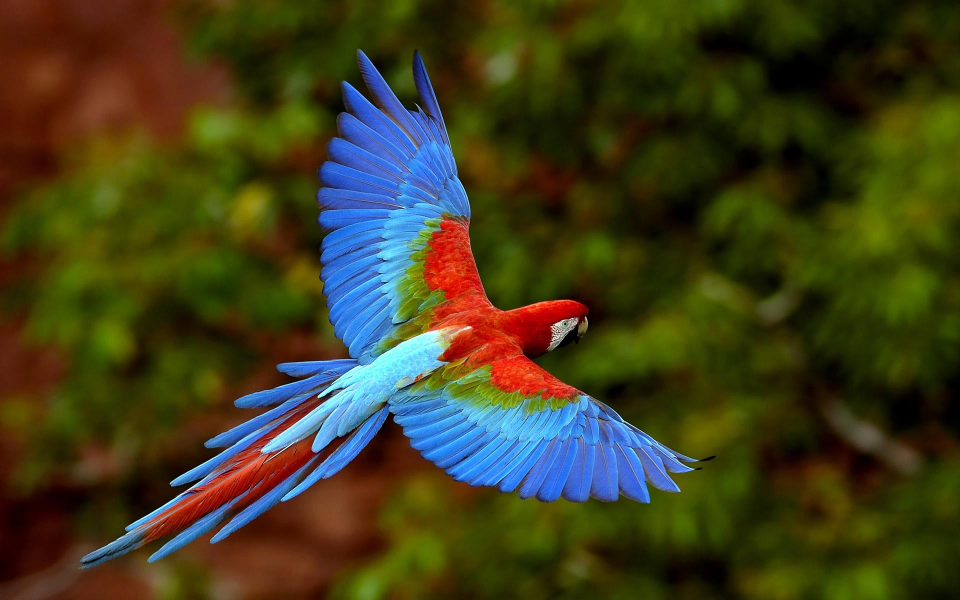
#> input picture Desktop/Beyaz/pycharm projects/Pillow Modülü/kuş.jpg, 1920 x 1200 px (shown at 1/2 size)
$ python 'PİLLOW MODÜLÜ.py'
#> lines starting #> are read from the running program, lines starting #| are printed output that depends on the picture
from PIL import Image
from PIL import ImageFilter
image = Image.open("kuş.jpg")
#> image is the input picture: PIL image 1920x1200 RGB; mean R, G, B 64, 61.5, 28.9

#image.show()  #Resmi açtı.

#image.save("kuş2.jpg")  #Aynı resmi farklı isimle kaydetti.

#image.rotate(180).save("kuş3.jpg") #Resim 180 derece döndürüldü. ve kuş3.jpg olarak kaydetti

#image.convert(mode = "L").save("kuş5.jpg")  #Resmi siyah beyaz yaptı

değiştir = (960,600)

#image.thumbnail(değiştir)#Resmin boyutlarını değiştirir.

#image.save("kuş6.jpg")
image.filter(ImageFilter.GaussianBlur(10)).save("kuş7.jpg") #Resmi blurlaştırdı.
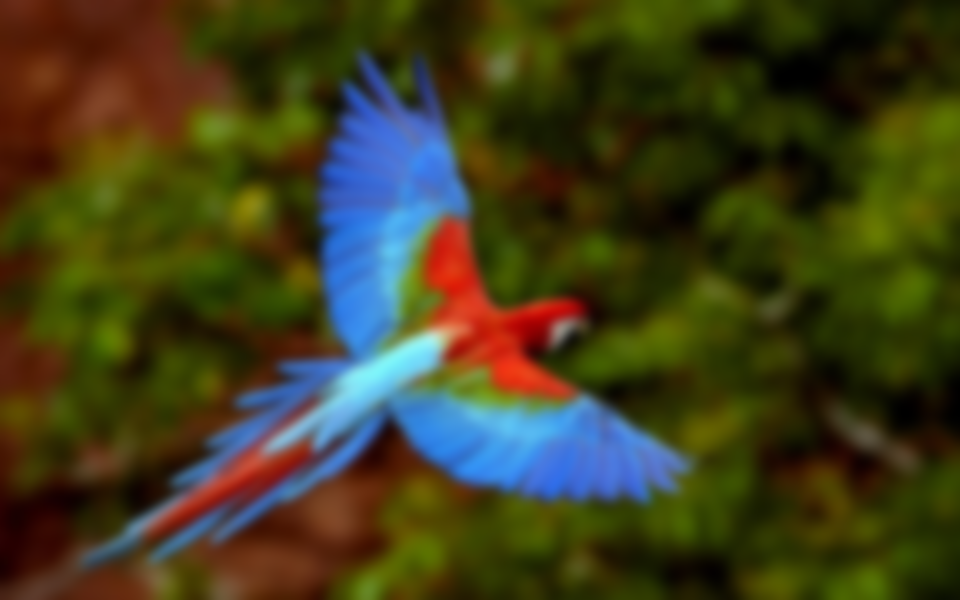
#> saved as kuş7.jpg: PIL image 1920x1200 RGB (shown at 1/2 size); mean R, G, B 64, 61.5, 28.9

kırpılacak_alan = (340,0,950,600)
image2 = Image.open("atatürk.jpg")
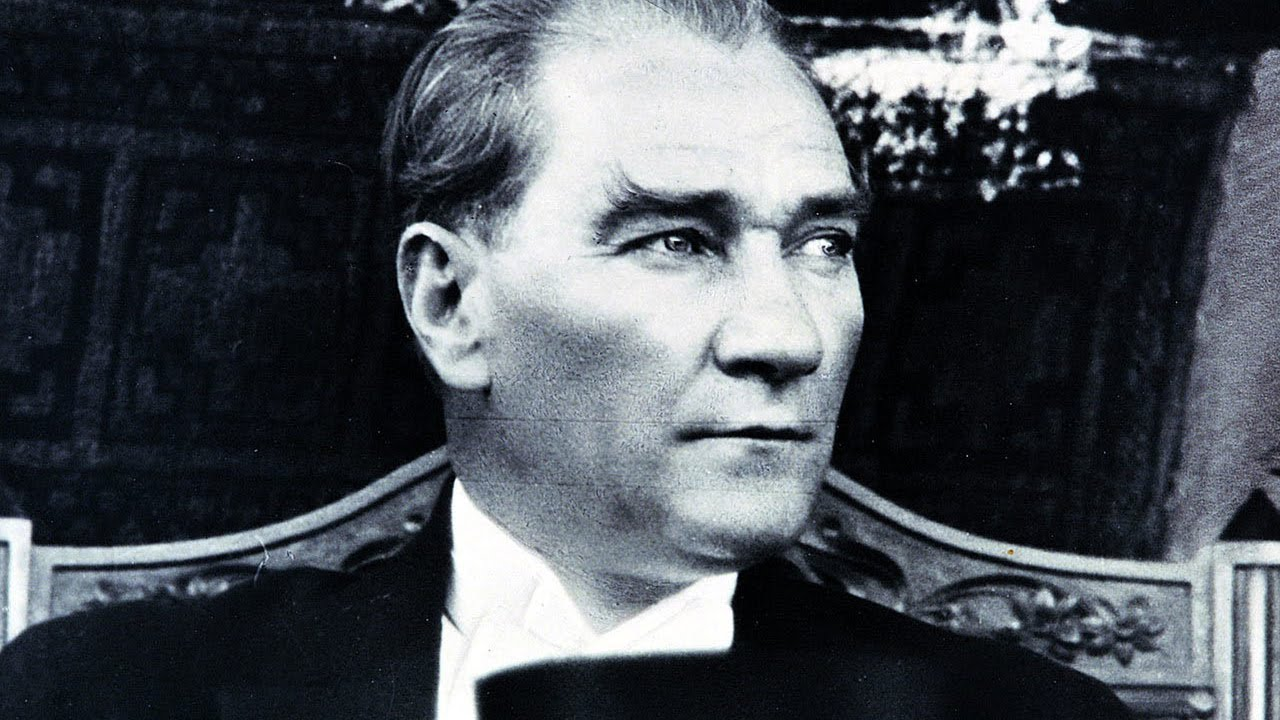
#> input picture Desktop/Beyaz/pycharm projects/Pillow Modülü/atatürk.jpg, 1280 x 720 px
#> image2 is the input picture: PIL image 1280x720 RGB; mean R, G, B 73.9, 78.9, 85.5
image2.crop(kırpılacak_alan).save("kuş9.jpg")
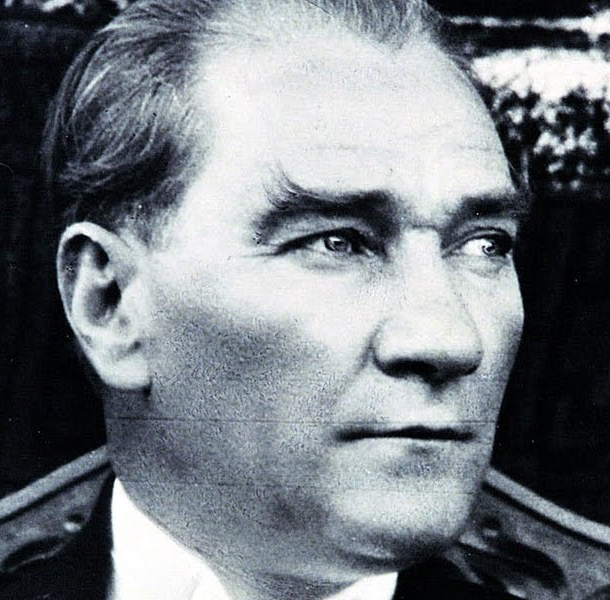
#> saved as kuş9.jpg: PIL image 610x600 RGB; mean R, G, B 117.7, 123.3, 129.1
